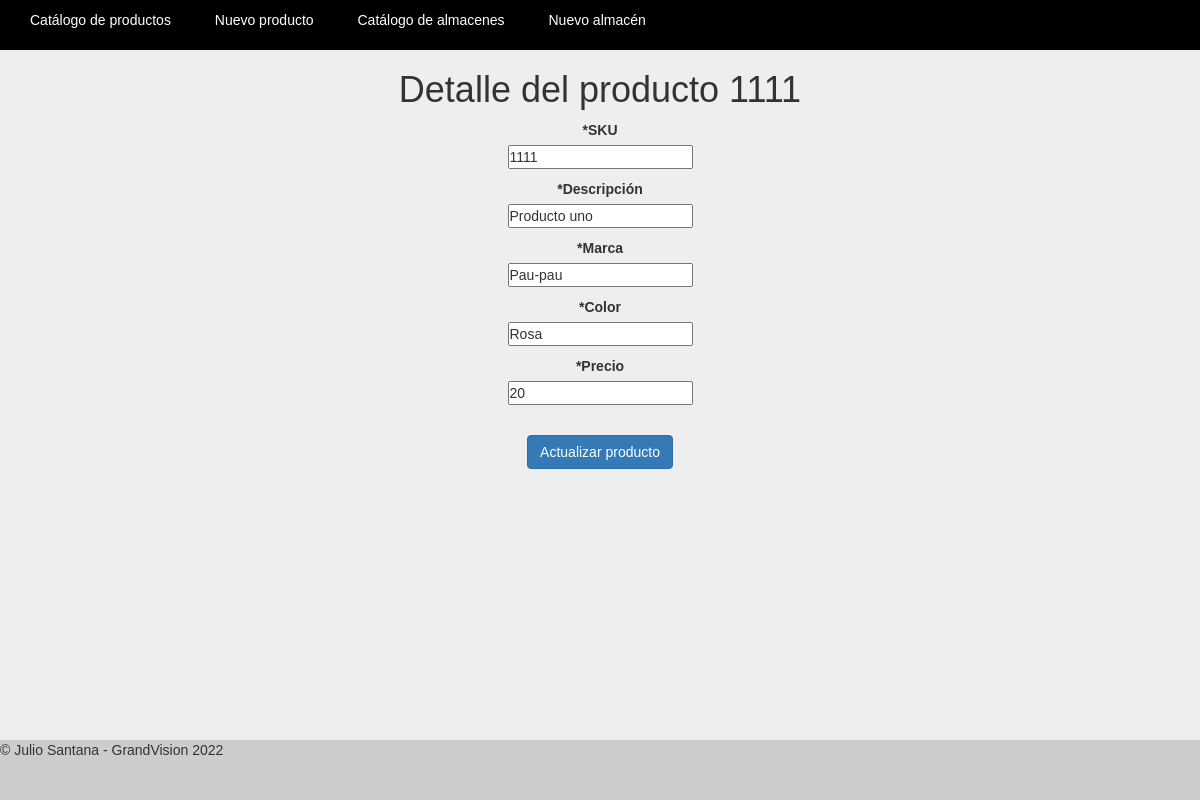
/main/verProducto/1, run on the app's committed database.
### tables this page shows
CREATE TABLE `catalogoproductos` (
  `idProducto` int(11) NOT NULL,
  `sku` varchar(50) NOT NULL,
  `descripcion` varchar(50) NOT NULL,
  `marca` varchar(50) NOT NULL,
  `color` varchar(50) NOT NULL,
  `precio` float NOT NULL
);

### libs/view.php (called while the page is built, shortened)
<?php
	class View{
		function render($nombre) {
			require 'views/' . $nombre . '.php';
		}
	}
?>

### index.php (called while the page is built, shortened)
<?php
	require_once 'libs/database.php';
	require_once 'libs/controller.php';
	require_once 'libs/view.php';
	$app = new App();
?>

### models/mainmodel.php (called while the page is built, shortened)
<?php
class MainModel extends Model{
    public function getById($idProducto) {
        $item = new Producto();
        try {
            $query = $this->db->connect()->prepare("SELECT * FROM catalogoproductos WHERE idProducto = :idProducto");
            $query->execute(['idProducto' => $idProducto]);
            while($row = $query->fetch()){
                $item->idProducto = $row['idProducto'];
                $item->sku = $row['sku'];
                $item->descripcion = $row['descripcion'];
                $item->marca = $row['marca'];
				$item->color = $row['color'];
				$item->precio = $row['precio'];
            }
            return $item;
        } catch(PDOException $e) {
            return null;
        }
    }
}
?>

### libs/database.php (called while the page is built)
<?php
class Database{
    private $host;
    private $db;
    private $user;
    private $password;
    private $charset;
    public function __construct(){
        $this->host = constant('HOST');
        $this->db = constant('DB');
        $this->user = constant('USER');
        $this->password = constant('PASSWORD');
        $this->charset = constant('CHARSET');
    }
    function connect(){
        try{
            $connection = "mysql:host=" . $this->host . ";dbname=" . $this->db . ";charset=" . $this->charset;
            $options = [
                PDO::ATTR_ERRMODE            => PDO::ERRMODE_EXCEPTION,
                PDO::ATTR_EMULATE_PREPARES   => false,
            ];
            $pdo = new PDO($connection, $this->user, $this->password, $options);
            return $pdo;
        } catch(PDOException $e){
            print_r('Error connection: ' . $e->getMessage());
        }
    }
}
?>

### libs/controller.php (called while the page is built, shortened)
<?php
	class Controller{
		function loadModel($model){
			$url = 'models/'.$model.'model.php';
			if(file_exists($url)){
				$this->model = new $modelName();
			}
		}
	}
?>

### views/main/detalle.php (the view, shortened to what this page needs)
<!DOCTYPE html>
<html lang="en">
<head>
</head>
<body>
    <?php require 'views/header.php'; ?>
    <div id="container">
        <h1 class="center">Detalle del producto <?php echo $this->producto->sku; ?> </h1>
        <form action="<?php echo constant('URL'); ?>main/actualizarProducto" method="POST" class="center">
            <p>
                <label for="sku">*SKU</label><br>
                <input type="text" name="sku" value="<?php echo $this->producto->sku; ?>" required>
            </p>
            <p>
                <label for="descripcion">*Descripción</label><br>
                <input type="text" name="descripcion" value="<?php echo $this->producto->descripcion; ?>" required>
            </p>
            <p>
                <label for="marca">*Marca</label><br>
                <input type="text" name="marca" value="<?php echo $this->producto->marca; ?>" required>
            </p>
			<p>
                <label for="color">*Color</label><br>
                <input type="text" name="color" value="<?php echo $this->producto->color; ?>" required>
            </p>
			<p>
                <label for="precio">*Precio</label><br>
                <input type="text" name="precio" value="<?php echo $this->producto->precio; ?>" required>
            </p>
            <br/>
            <input class="btn btn-primary" type="submit" value="Actualizar producto">
        </form>
    </div>
    <?php require 'views/footer.php'; ?>
</body>
</html>

### public/css/default.css (style rules this page uses)
* { padding: 0; margin: 0; }
body { font-family: Arial, Helvetica, sans-serif; background-color: #eee; }
.center { text-align: center }

### data on the page
catalogoproductos: sku "1111", descripcion "Producto uno", marca "Pau-pau", color "Rosa", precio "20"
